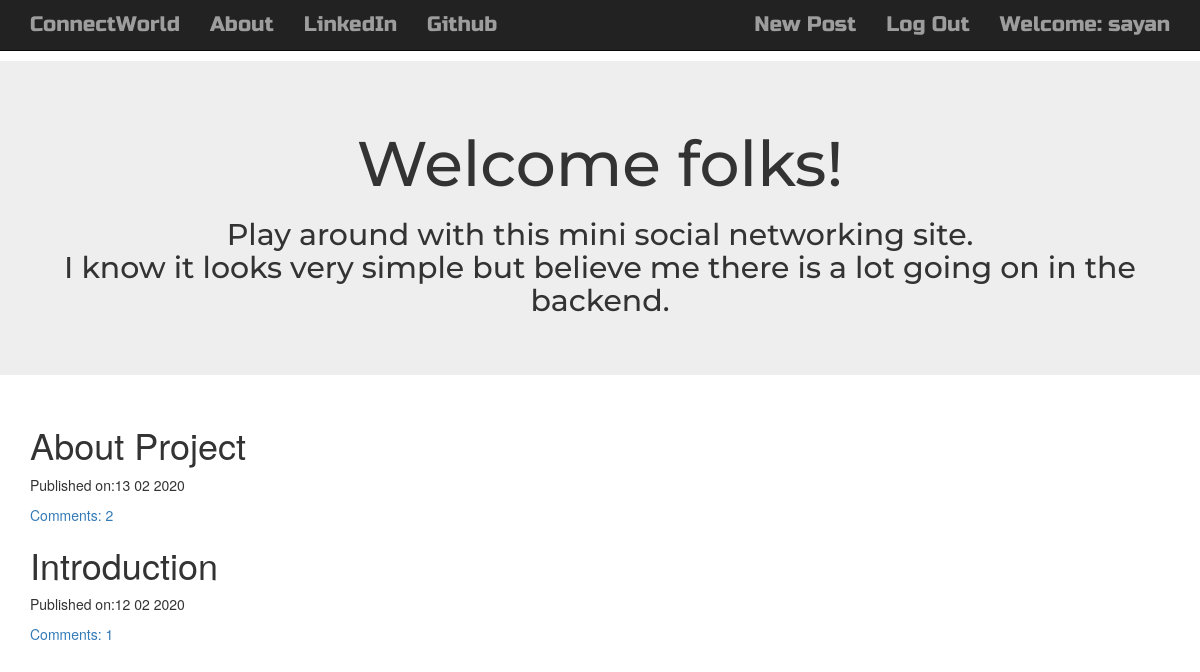
The app's page / (signed in) with its own data.
### blog/models.py (models this page shows, shortened)
class Post(models.Model):
    author = models.ForeignKey('auth.User',on_delete=models.CASCADE)
    title = models.CharField(max_length = 500)
    text = models.TextField()
    create_date = models.DateTimeField(default = timezone.now)
    published_date = models.DateTimeField(blank = True,null = True)
    def approve_comments(self):
        return self.comments.filter(approved_comment = True)

### blog/views.py (the view)
# urls.py: path('',views.PostListView.as_view(),name = 'post_list'),
class PostListView(ListView):
    model = Post
    def get_queryset(self):
        return Post.objects.filter(published_date__lte=timezone.now()).order_by('-published_date')

### blog/templates/blog/post_list.html
{% extends "blog/base.html" %}
{% block content %}
<div class="centerstage">
    {% for post in post_list %}
    <div class="post">
        <h1><a href="{% url 'post_detail' pk=post.pk %}"></a>{{post.title}}</h1>
        <div class="date">
            <p>Published on:{{post.published_date|date:"d m Y"}}</p>
        </div>
        <a href="{% url 'post_detail' pk=post.pk %}">Comments: {{ post.approve_comments.count }}</a>
    </div>
    {% endfor %}
</div>
{% endblock %}

### blog/templates/blog/base.html (shortened to what this page needs)
<!DOCTYPE html>
{% load staticfiles %}
<html lang="en" dir="ltr">
    <head>
        <link rel="stylesheet" href="https://maxcdn.bootstrapcdn.com/bootstrap/3.3.7/css/bootstrap.min.css">
        <link rel="stylesheet" href="//cdn.jsdelivr.net/npm/medium-editor@latest/dist/css/medium-editor.min.css" type="text/css" media="screen" charset="utf-8">
        <link rel="stylesheet" href="{% static 'css/blog.css' %}">
    </head>
    <body class="loader">
        <nav class="navbar navbar-inverse navbar-static-top techfont custom-navbar">
            <div class="container">
                <ul class="nav navbar-nav">
                    <li><a class="navbar-brand bigbrand" href="{% url 'post_list' %}">ConnectWorld</a></li>
                </ul>
                <ul class="nav navbar-nav navcontent">
                    <li><a href="{% url 'about' %}">About</a></li>
                    <li><a href="https://www.linkedin.com/in/sayan-naskar-5a4b07159/">LinkedIn</a></li>
                    <li><a href="https://github.com/sayann002">Github</a></li>
                </ul>
                <ul class="nav navbar-nav navbar-right">
                    {% if user.is_authenticated %}
                    <li> <a href="{% url 'post_new' %}">New Post</a></li>
                    <li> <a href="{% url 'logout' %}">Log Out</a></li>
                    <li> <a>Welcome: {{user.username}}</a></li>
                    {% else %}
                    <li><a class="nav navbar-nav navbar-right" href="{% url 'login' %}"><span class="glyphicon glyphicon-user"></span></a></li>
                    {% endif %}
                </ul>
            </div>
        </nav>
        <div class="jumbotron">
            <div class="container">
                <h1 class="intro">Welcome folks!</h1>
                <h2 class="intro-des">Play around with this mini social networking site.<br>I know it looks very simple
                    but believe me there is a lot going on in the backend.
                </h2>
            </div>
        </div>
        <div class="content container">
            <div class="row">
                <div class="col-md-8">
                    <div class="blog_posts">
                        {% block content %}
                        {% endblock %}
                    </div>
                </div>
            </div>
        </div>
    </body>
</html>

### blog/static/css/blog.css (style rules this page uses)
.intro { text-align: center; font-family: 'Montserrat'; }
.intro-des { text-align: center; font-family: 'Montserrat'; }
.navcontent { font-size: 1em; }
.techfont { font-family: 'Russo One', sans-serif; font-size: 1.5em; margin-bottom: 10px; }
.centerstage { margin-left: auto; margin-right: auto; }
.bigbrand { font-size: 1em; }
.loader { filter:hue-rotate(0deg); color: linear-gradient(45deg,#0f8,#08f); animation:hue 5000ms infinite linear; }

### records on screen
Post: title "About Project", published_date "13 02 2020", approve_comments.count "2"
Post: title "Introduction", published_date "12 02 2020", approve_comments.count "1"

### other values on screen
{{ user.username }} "sayan"
